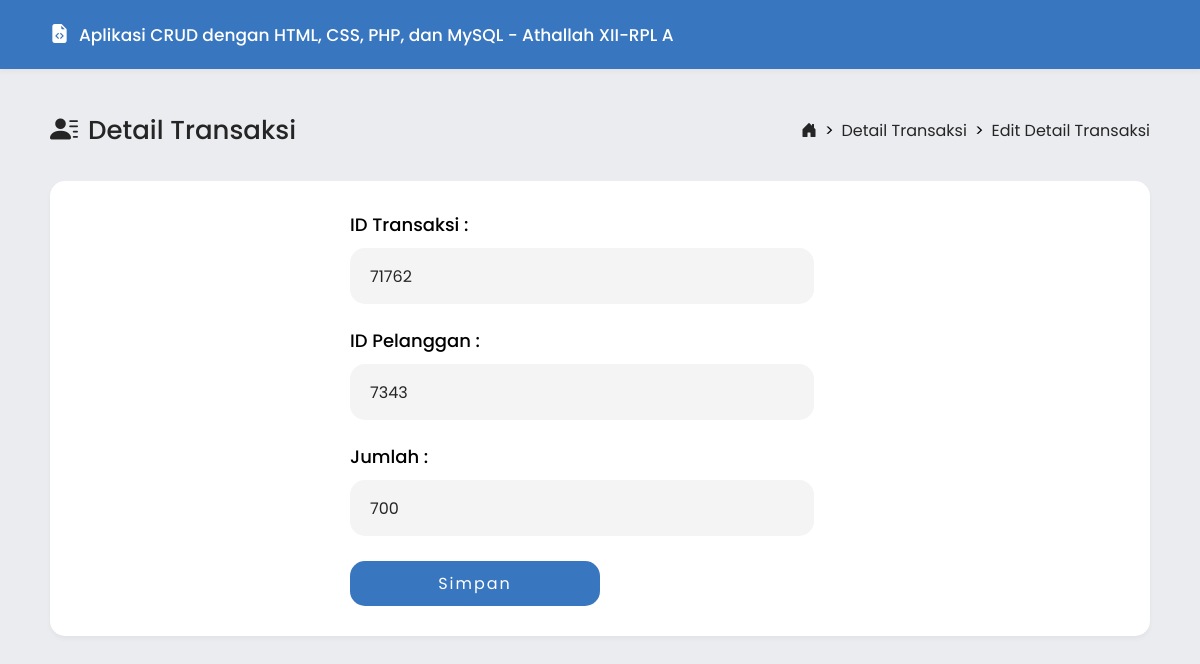
Page /detail_transaksi/edit-detail_transaksi.php?id=4 (signed in) on the committed database.
### tables this page shows
CREATE TABLE `detail_transaksi` (
  `id` int(11) NOT NULL,
  `id_transaksi` int(11) NOT NULL,
  `id_pelanggan` int(11) NOT NULL,
  `jumlah` int(11) NOT NULL
);

### detail_transaksi/edit-detail_transaksi.php (the view, shortened to what this page needs)
<!DOCTYPE html>
<html>
<head>
    <link rel="stylesheet" href="../asset/style.css">
    <link rel="stylesheet" href="https://cdn.jsdelivr.net/npm/bootstrap-icons@1.11.1/font/bootstrap-icons.css">
</head>
<body>
	<?php
		include "../koneksi/koneksi.php";
		$id = $_GET['id'];
		$query = mysqli_query($koneksi, "SELECT * FROM detail_transaksi WHERE id='$id'")or die(mysqli_error());
		while($data = mysqli_fetch_array($query)){
	?>
    <header class="hdr-box flex-row">
        <div class="hdr-content flex-row">
            <div class="hdr-content2">
                <i class="bi bi-file-earmark-code-fill" style="font-size: 19px; color: white;"></i><h1>Aplikasi CRUD dengan HTML, CSS, PHP, dan MySQL - Athallah XII-RPL A</h1>
            </div>
        </div>
    </header>
    <ul class="breadcrumbs flex-row">
        <li class="judul flex-row"><i class="bi bi-person-lines-fill" style="font-size: 28px; margin-right: 10px; color: #252525;"></i><h1>Detail Transaksi</h1></li>
        <li class="link flex-row">
            <a href="../index.php"><i class="bi bi-house-door-fill"></i></a> > <a href="tampil-detail_transaksi.php">Detail Transaksi</a> > <a href="">Edit Detail Transaksi</a>
        </li>
    </ul>
    <main class="table-wrap">
		<form action="proses-edit-detail_transaksi.php" method="post" class="form">
            <label class="label" for="id_transaksi">ID Transaksi : </label>
            <input class="control number" type="number" id="id_transaksi" name="id_transaksi" value="<?php echo $data['id_transaksi'] ?>">
            <label class="label label-2" for="id_pelanggan">ID Pelanggan : </label>
            <input class="control number" type="number" id="id_pelanggan" name="id_pelanggan" value="<?php echo $data['id_pelanggan'] ?>">
            <label class="label label-2" for="jumlah">Jumlah : </label>
            <input class="control number" type="number" id="jumlah" name="jumlah" value="<?php echo $data['jumlah'] ?>">
            <button class="button-control" type="submit" value="submit" name="proses">Simpan</button>
		</form>
    </main>
    <br><br>
	<?php } ?>
</body>
</html>

### asset/style.css (style rules this page uses)
html { scroll-behavior: smooth; }
* { margin: 0; padding: 0; text-decoration: none; font-family: 'Poppins', sans-serif; }
body { background-color: #ebecf0; }
.flex-row { display: flex; justify-content: center; align-items: center; flex-direction: row; }
.hdr-box { width: 100%; background-color: #3876BF; box-shadow: rgba(0, 0, 0, 0.04) 0px 3px 5px; }
.hdr-content { width: 100%; margin-right: auto; padding: 20px; }
.hdr-content2 { width: 1100px; display: flex; align-items: center; flex-direction: row; gap: 10px; }
.hdr-content h1 { color: white; font-size: 17px; font-weight: 500; }
.breadcrumbs { width: 1100px; padding-top: 40px; padding-bottom: 30px; margin: auto; }
.judul { margin-right: auto; }
.judul h1 { font-size: 26px; font-weight: 500; color: #252525; }
.link { display: flex; gap: 8px; margin-left: auto; }
.link a { font-size: 16px; color: #252525; font-weight: 400; }
.bi-house-door-fill { font-size: 16px; color: #252525; }
.table-wrap { width: 1040px; margin: auto; padding: 30px; background-color: white; border-radius: 15px; box-shadow: rgba(0, 0, 0, 0.04) 0px 3px 5px; }
.form { width: 500px; gap: 10px; display: flex; flex-direction: column; align-items: start; margin: auto; }
.form input.control::placeholder { color: #f7f7f7; font-weight: 400; }
.label { font-size: 18px; font-weight: 500; }
.label-2 { margin-top: 13px; }
.control { border: 0; outline: none; width: 424px; height: 56px; padding: 0 20px 0 20px; border-radius: 15px; background: #f5f4f4; color: #252525; font-family: inherit; font-size: 16px; transition: 0.4s; }
button { background: transparent; border: 0; cursor: pointer; }
.button-control { cursor: pointer; width: 50%; padding: 10px 13px; background: #3876BF; color: white; border: 0; border-radius: 15px; font-family: inherit; font-size: 16px; font-weight: 400; text-align: center; letter-spacing: 2px; transition: all 0.2s; margin-top: 15px; }

### rows in the picture
detail_transaksi: id_transaksi "71762", id_pelanggan "7343", jumlah "700"
